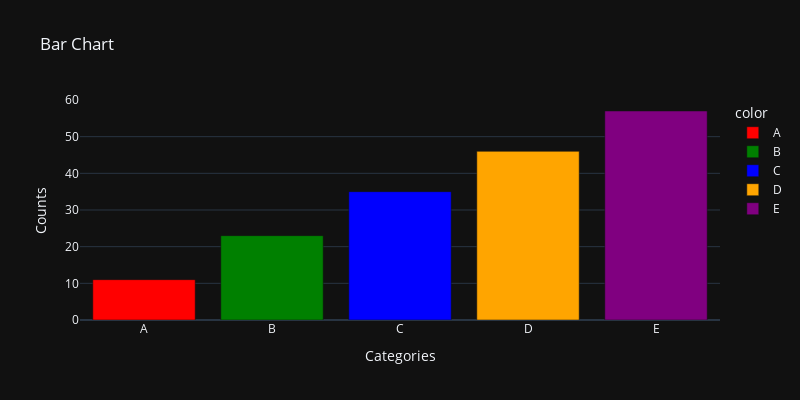

The code cell stored with this chart in its notebook:
### Code cell
labels = ['A', 'B', 'C', 'D', 'E']
counts = [11,23,35,46,57]
px.bar(x=labels, y=counts, title='Bar Chart', labels={'x':'Categories', 'y':'Counts'},
width=800, height=400, template='plotly_dark', color=labels, color_discrete_map={
'A':'red', 'B':'green', 'C':'blue', 'D':'orange', 'E':'purple'})

### Figure 1 — Plotly figure (JSON) as saved in the notebook; plotly's stock layout.template omitted (floating-point values rounded to 4 significant figures)
{"data": [{"alignmentgroup": "True", "hovertemplate": "color=A<br>Categories=%{x}<br>Counts=%{y}<extra></extra>", "legendgroup": "A", "marker": {"color": "red", "pattern": {"shape": ""}}, "name": "A", "offsetgroup": "A", "orientation": "v", "showlegend": true, "textposition": "auto", "type": "bar", "x": ["A"], "xaxis": "x", "y": [11], "yaxis": "y"}, {"alignmentgroup": "True", "hovertemplate": "color=B<br>Categories=%{x}<br>Counts=%{y}<extra></extra>", "legendgroup": "B", "marker": {"color": "green", "pattern": {"shape": ""}}, "name": "B", "offsetgroup": "B", "orientation": "v", "showlegend": true, "textposition": "auto", "type": "bar", "x": ["B"], "xaxis": "x", "y": [23], "yaxis": "y"}, {"alignmentgroup": "True", "hovertemplate": "color=C<br>Categories=%{x}<br>Counts=%{y}<extra></extra>", "legendgroup": "C", "marker": {"color": "blue", "pattern": {"shape": ""}}, "name": "C", "offsetgroup": "C", "orientation": "v", "showlegend": true, "textposition": "auto", "type": "bar", "x": ["C"], "xaxis": "x", "y": [35], "yaxis": "y"}, {"alignmentgroup": "True", "hovertemplate": "color=D<br>Categories=%{x}<br>Counts=%{y}<extra></extra>", "legendgroup": "D", "marker": {"color": "orange", "pattern": {"shape": ""}}, "name": "D", "offsetgroup": "D", "orientation": "v", "showlegend": true, "textposition": "auto", "type": "bar", "x": ["D"], "xaxis": "x", "y": [46], "yaxis": "y"}, {"alignmentgroup": "True", "hovertemplate": "color=E<br>Categories=%{x}<br>Counts=%{y}<extra></extra>", "legendgroup": "E", "marker": {"color": "purple", "pattern": {"shape": ""}}, "name": "E", "offsetgroup": "E", "orientation": "v", "showlegend": true, "textposition": "auto", "type": "bar", "x": ["E"], "xaxis": "x", "y": [57], "yaxis": "y"}], "layout": {"barmode": "relative", "height": 400, "legend": {"title": {"text": "color"}, "tracegroupgap": 0}, "title": {"text": "Bar Chart"}, "width": 800, "xaxis": {"anchor": "y", "domain": [0, 1], "title": {"text": "Categories"}}, "yaxis": {"anchor": "x", "domain": [0, 1], "title": {"text": "Counts"}}}}
